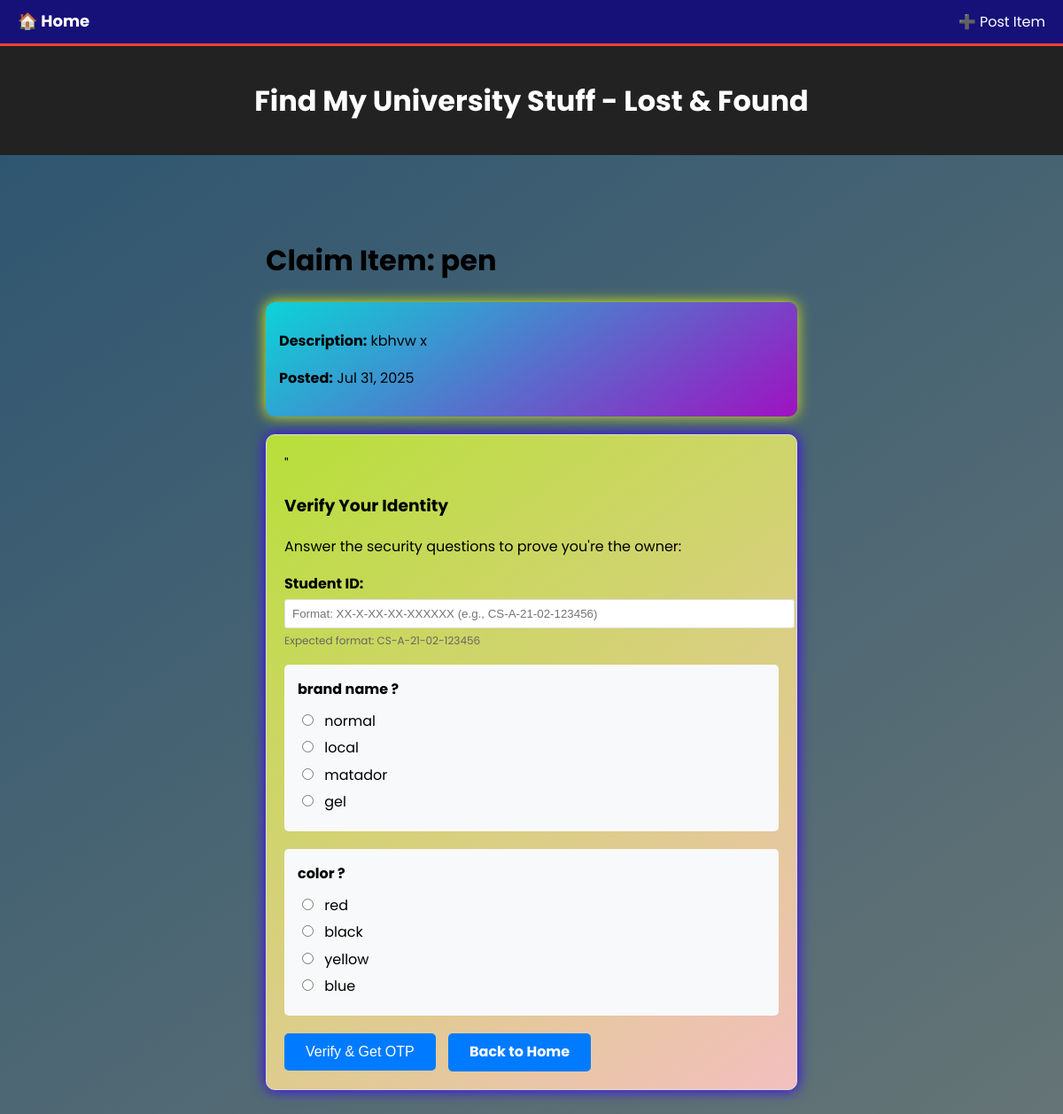
The app's page /claim_item/5/ with its own data.
### LostFound/models.py (models this page shows, shortened)
class LostItem(models.Model):
    item_name = models.CharField(max_length=100)
    description = models.TextField(blank=True)
    date_registered = models.DateTimeField(auto_now_add=True)
    mcq_1_question = models.CharField(max_length=200, blank=True)
    mcq_1_answer_correct = models.CharField(max_length=100, blank=True)
    mcq_1_answer_incorrect_1 = models.CharField(max_length=100, blank=True)
    mcq_1_answer_incorrect_2 = models.CharField(max_length=100, blank=True)
    mcq_1_answer_incorrect_3 = models.CharField(max_length=100, blank=True)
    mcq_2_question = models.CharField(max_length=200, blank=True)
    mcq_2_answer_correct = models.CharField(max_length=100, blank=True)
    mcq_2_answer_incorrect_1 = models.CharField(max_length=100, blank=True)
    mcq_2_answer_incorrect_2 = models.CharField(max_length=100, blank=True)
    mcq_2_answer_incorrect_3 = models.CharField(max_length=100, blank=True)
    status = models.CharField(max_length=20, choices=[('Unclaimed', 'Unclaimed'), ('Claimed', 'Claimed'),('Resolved', 'Resolved')], default='Unclaimed')
    claim_code = models.CharField(max_length=6, blank=True,null=True)

### LostFound/views.py (the view)
# urls.py: path('claim_item/<int:item_id>/', views.claim_item, name='claim_item'),
def claim_item(request, item_id):
    item = get_object_or_404(LostItem, id=item_id)
    mcq_1_options = shuffle_options(item.mcq_1_answer_correct,
                                   item.mcq_1_answer_incorrect_1,
                                   item.mcq_1_answer_incorrect_2,
                                   item.mcq_1_answer_incorrect_3)
    mcq_2_options = shuffle_options(item.mcq_2_answer_correct,
                                   item.mcq_2_answer_incorrect_1,
                                   item.mcq_2_answer_incorrect_2,
                                   item.mcq_2_answer_incorrect_3)
    return render(request, 'claim_item.html', {
        'item': item,
        'mcq_1': {
            'question': item.mcq_1_question,
            'options': mcq_1_options
        },
        'mcq_2': {
            'question': item.mcq_2_question,
            'options': mcq_2_options
        }
    })

### LostFound/utils.py (called while the page is built)
def shuffle_options(correct, wrong_1, wrong_2, wrong_3):
    options = [correct, wrong_1, wrong_2, wrong_3]
    random.shuffle(options)
    return options

### templates/claim_item.html (shortened to what this page needs)
{% extends "base.html" %}
{% load static %}
{% block content %}
<div style="max-width: 600px; margin: 0 auto; padding: 20px;">
    <h1>Claim Item: {{ item.item_name }}</h1>
    <div style="
    background: linear-gradient(145deg, #0bd4d7ff, #9f11c2ff);
    padding: 15px;
    border-radius: 10px;
    margin-bottom: 20px;
    box-shadow: 4px 4px 10px rgba(45, 26, 217, 0.1),
                -0px -0px 15px rgba(229, 250, 5, 1);
    transition: transform 0.2s ease, box-shadow 0.2s ease;">
    <p><strong>Description:</strong> {{ item.description|default:"No description provided" }}</p>
    <p><strong>Posted:</strong> {{ item.date_registered|date:"M d, Y" }}</p>
</div>
    <div id="verification-form" style=" border: 1px solid #ddd;background: linear-gradient(145deg, #d4fe2bce, #f3bfbfff);
    padding: 20px;
    border-radius: 10px;
    margin-bottom: 20px;
    box-shadow: 4px 4px 10px rgba(45, 26, 217, 0.1),
                -0px -0px 15px rgba(62, 5, 250, 1); ">
    "
        <h3>Verify Your Identity</h3>
        <p>Answer the security questions to prove you're the owner:</p>
        <form id="claimForm">
            <div style="margin-bottom: 15px;">
                <label style="display: block; margin-bottom: 5px; font-weight: bold;">Student ID:</label>
                <input type="text" id="student_id" required style="width: 100%; padding: 8px; border: 1px solid #ddd; border-radius: 3px;" placeholder="Format: XX-X-XX-XX-XXXXXX (e.g., CS-A-21-02-123456)" pattern="[A-Za-z]{2}-[A-Za-z]-\d{2}-\d{2}-\d{6}" title="Please enter a valid student ID in format: XX-X-XX-XX-XXXXXX">
                <small style="color: #666; font-size: 12px;">Expected format: CS-A-21-02-123456</small>
            </div>
            <div style="margin-bottom: 20px; background: #f8f9fa; padding: 15px; border-radius: 5px;">
                <label style="display: block; margin-bottom: 10px; font-weight: bold;">{{ mcq_1.question }}</label>
                {% for option in mcq_1.options %}
                <div style="margin-bottom: 5px;">
                    <input type="radio" name="answer_1" value="{{ option }}" id="q1_{{ forloop.counter }}" required>
                    <label for="q1_{{ forloop.counter }}" style="margin-left: 5px;">{{ option }}</label>
                </div>
                {% endfor %}
            </div>
            <div style="margin-bottom: 20px; background: #f8f9fa; padding: 15px; border-radius: 5px;">
                <label style="display: block; margin-bottom: 10px; font-weight: bold;">{{ mcq_2.question }}</label>
                {% for option in mcq_2.options %}
                <div style="margin-bottom: 5px;">
                    <input type="radio" name="answer_2" value="{{ option }}" id="q2_{{ forloop.counter }}" required>
                    <label for="q2_{{ forloop.counter }}" style="margin-left: 5px;">{{ option }}</label>
                </div>
                {% endfor %}
            </div>
            <button type="submit" style="background: #007bff; color: white; padding: 12px 24px; border: none; border-radius: 5px; cursor: pointer; font-size: 16px;">Verify & Get OTP</button>
            <a href="{% url 'home' %}" class="btn btn-primary" style="margin-left: 10px; background: #007bff; color: white; padding: 8.5px 24px; border: none; border-radius: 5px; cursor: pointer; font-size: 16px; text-decoration: none;">Back to Home</a>
        </form>
    </div>
</div>
{% endblock %}

### static/css/style.css (style rules this page uses)
body { font-family: 'Poppins', sans-serif; margin: 0; padding: 0; background: linear-gradient(145deg,rgb(42, 83, 112), rgb(102, 117, 118) ); line-height: 1.6; }
.btn { display: inline-block; padding: 10px 20px; text-decoration: none; border-radius: 5px; font-weight: bold; cursor: pointer; border: none; font-size: 14px; }
.btn-primary { background: #0077cc; color: #fff; }

### records on screen
LostItem: item_name "pen", description "kbhvw x", date_registered "Jul 31, 2025", question "brand name ?", options "normal" "local" "matador" "gel", question "color ?", options "red" "black" "yellow" "blue"
